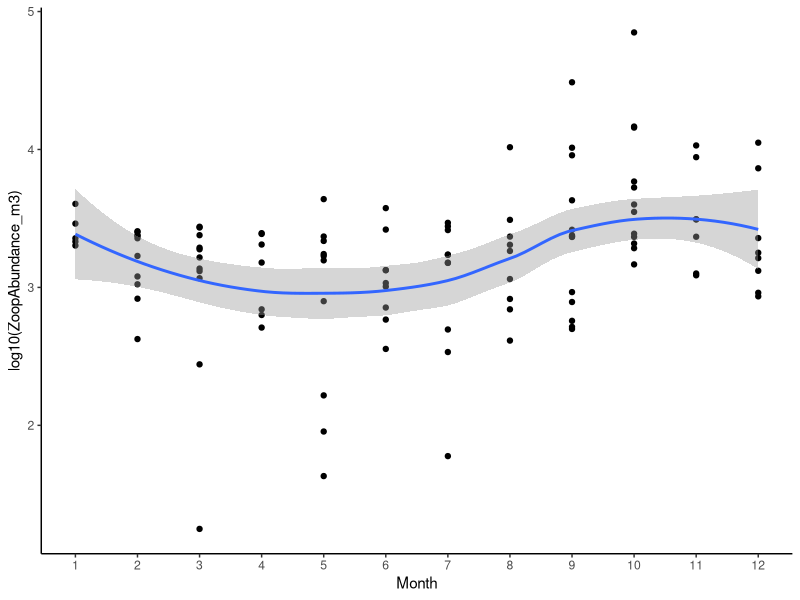
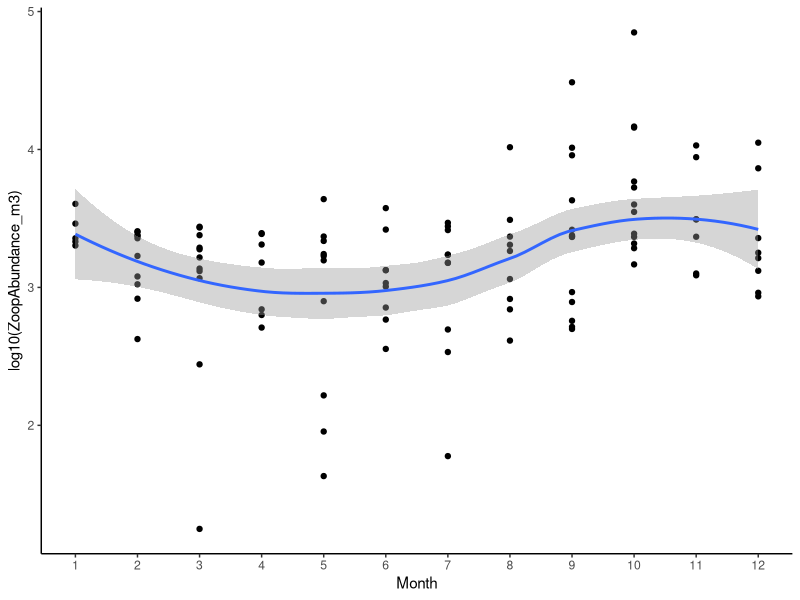

Write R code to recreate these figures, in order.
# Port Hacking zooplankton

library(tidyverse)
library(lubridate)

mydata <- read_csv("Data/NRS Zooplankton PH.csv")

str(mydata)

p1 <- ggplot(mydata, aes(x = Month, y = log10(ZoopAbundance_m3))) + geom_point() +
  geom_smooth() + scale_x_continuous(breaks = seq(1,12)) + theme_classic()
p1

ggsave("plots/Port Hacking Seasonality.png", height = 14.8, width = 21, units = "cm", dpi = 600)
